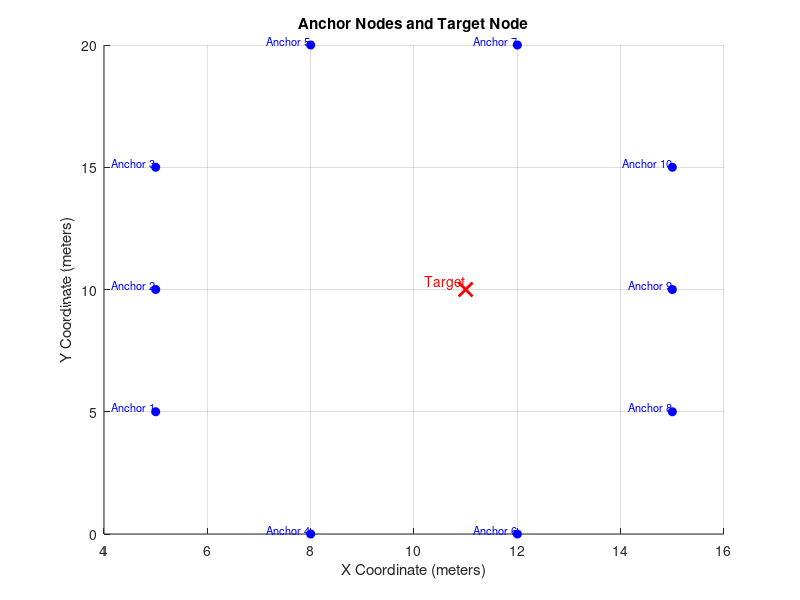

The MATLAB source for this figure:
clc;
clear all;

%************************************************************* PARAMETERS *********************************************************
d0 = 1;  % reference distance (meter)
PLE = 2; % path loss exponent
target_x = 11.0; % true location x-coordinate (meter)
target_y = 10.0; % true location y-coordinate (meter)
s_x = [5 5 5 8 8 12 12 15 15 15]; % x coordinate of anchor sensors (meter)
s_y = [5 10 15 0 20 0 20 5 10 15]; % y coordinate of anchor sensors (meter)
sigma2 = 1; % noise variance (dB)

% Number of anchors
num_anchors = length(s_x);

%********************************************************** Chapman-Robbins Bound Calculation ********************************************************
% Define perturbations (u vectors)
perturbations = [0.1, 0; -0.1, 0; 0, 0.1; 0, -0.1]; % Example perturbations around the target
num_perturbations = size(perturbations, 1);

% Compute mean RSS values and their derivatives with respect to x and y
for k = 1:num_anchors
    dR_dx(k) = (-10 * PLE / log(10)) * (target_x - s_x(k)) / (norm([target_x; target_y] - [s_x(k); s_y(k)], 2)^2);
    dR_dy(k) = (-10 * PLE / log(10)) * (target_y - s_y(k)) / (norm([target_x; target_y] - [s_x(k); s_y(k)], 2)^2);
end
dR_dx = dR_dx';
dR_dy = dR_dy';

% Compute Chapman-Robbins Bound
chrb_bound = inf;
for i = 1:num_perturbations
    u = perturbations(i, :)';
    numerator = (u' * u)^2;
    denominator = (sum(dR_dx .* u(1)))^2 + (sum(dR_dy .* u(2)))^2; % Use element-wise multiplication
    % Avoid division by zero or very small values
    if denominator > 1e-10
        chrb_bound_i = numerator / denominator;
        if chrb_bound_i < chrb_bound
            chrb_bound = chrb_bound_i;
        end
    end
end
chrb_bound = sqrt(chrb_bound);

% Display results
disp(['Chapman-Robbins Bound: ', num2str(chrb_bound)]);

%******************************************************************* Plot *****************************************************************
% Create a plot of the anchors and the target
figure;
hold on;
plot(s_x, s_y, 'bo', 'MarkerFaceColor', 'b'); % Plot anchor nodes
plot(target_x, target_y, 'rx', 'MarkerSize', 10, 'LineWidth', 2); % Plot target node
xlabel('X Coordinate (meters)');
ylabel('Y Coordinate (meters)');
title('Anchor Nodes and Target Node');
text(target_x, target_y, ' Target', 'VerticalAlignment', 'bottom', 'HorizontalAlignment', 'right', 'Color', 'red', 'FontSize', 10);
for k = 1:num_anchors
    text(s_x(k), s_y(k), sprintf(' Anchor %d', k), 'VerticalAlignment', 'bottom', 'HorizontalAlignment', 'right', 'Color', 'blue', 'FontSize', 8);
end
grid on;
hold off;
